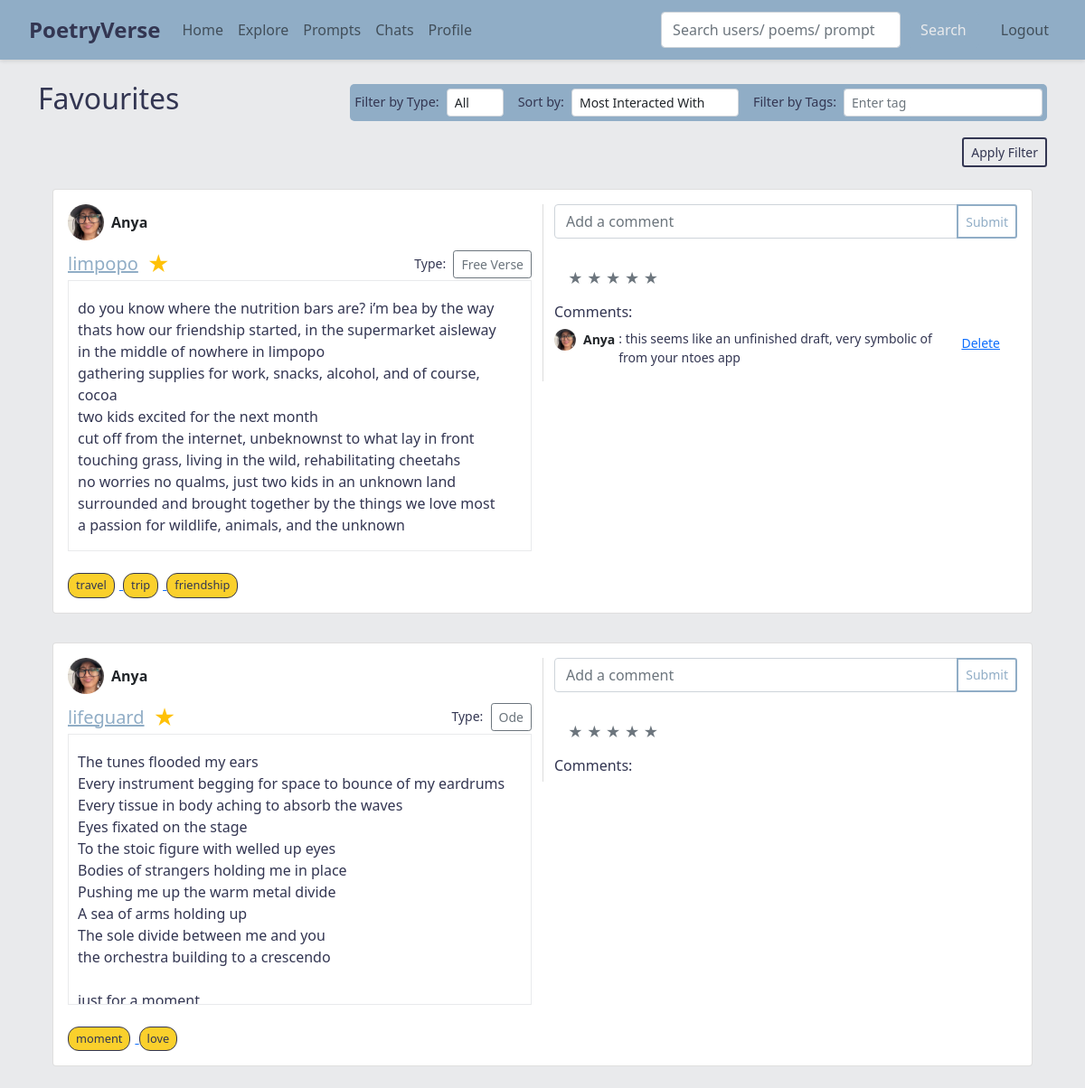
The app's page /favorites (signed in), older data.
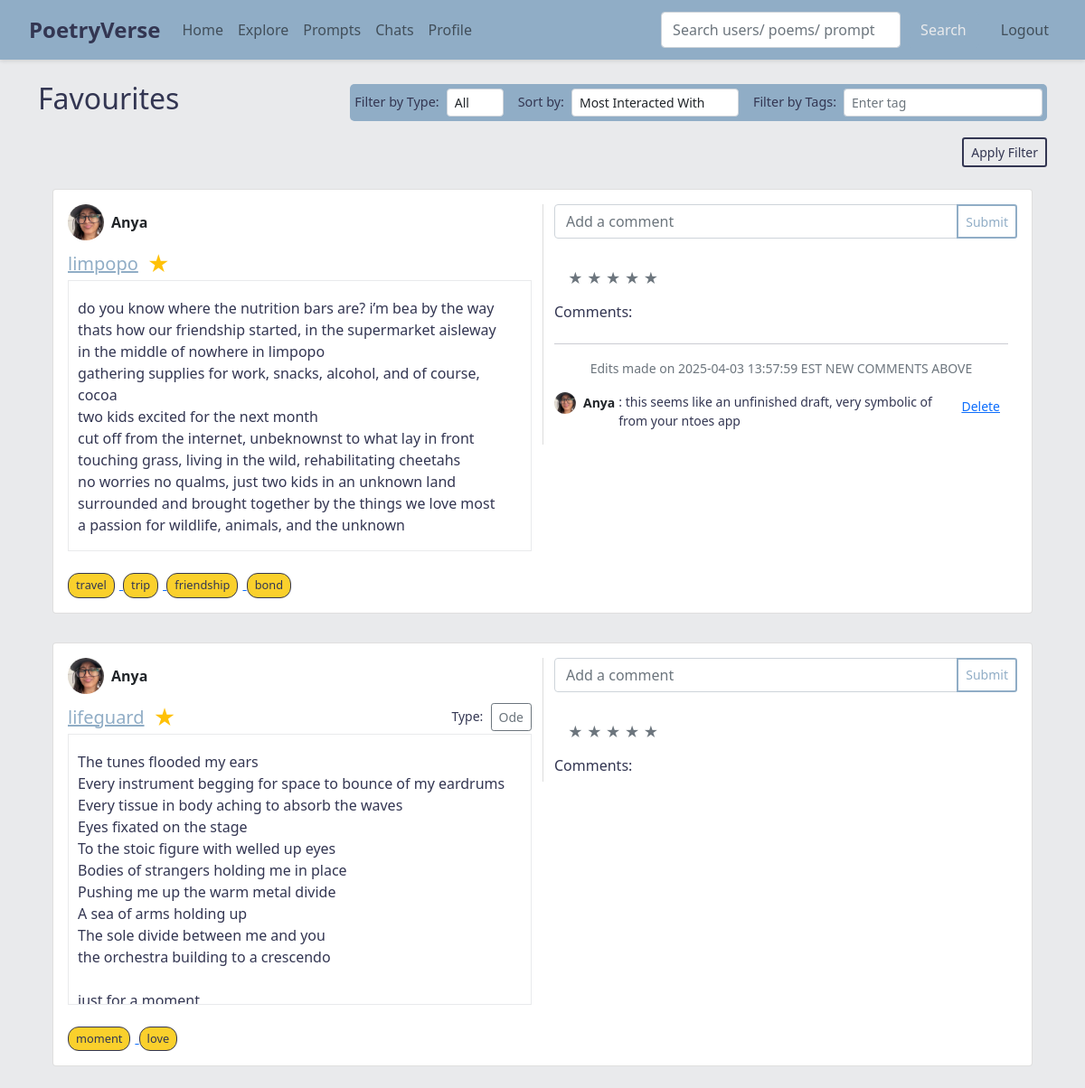
The same page, newer data.
### app.py (models this page shows)
class Poem(db.Model):
    id = db.Column(db.Integer, primary_key=True)
    title = db.Column(db.String(200), nullable=False)
    content = db.Column(db.Text, nullable=False)
    poem_type = db.Column(db.String(100), nullable=True)
    rating = db.Column(db.Integer, default=0)
    user_id = db.Column(db.Integer, db.ForeignKey('user.id'), nullable=False)
    collection_id = db.Column(db.Integer, db.ForeignKey('collection.id'), nullable=True)
    visibility = db.Column(db.String(10), nullable=False, default='public')
    comments = db.relationship('Comment', backref='poem', lazy=True, cascade="all, delete-orphan")
    tags = db.relationship('Tag', secondary=poem_tags, backref=db.backref('poems', lazy='dynamic'))
    prompt_id = db.Column(db.Integer, db.ForeignKey('prompt.id'), nullable=True)

class User(db.Model, UserMixin):
    id = db.Column(db.Integer, primary_key=True)
    username = db.Column(db.String(150), unique=True, nullable=False)
    email = db.Column(db.String(150), unique=True, nullable=False)
    password = db.Column(db.String(200), nullable=False)
    description = db.Column(db.Text, nullable=True)
    profile_image = db.Column(db.String(300), nullable=True)
    poems = db.relationship('Poem', backref='author', lazy=True)
    collections = db.relationship('Collection', backref='owner', lazy=True)
    favorite_poems = db.relationship('Poem', secondary=favorites, backref=db.backref('favorited_by', lazy='dynamic'))
    following = db.relationship('User', secondary=followers,
                                primaryjoin=(followers.c.follower_id == id),
                                secondaryjoin=(followers.c.followed_id == id),
                                backref=db.backref('followers', lazy='dynamic'),
                                lazy='dynamic')

class Tag(db.Model):
    id = db.Column(db.Integer, primary_key=True)
    name = db.Column(db.String(50), unique=True, nullable=False)

class Comment(db.Model):
    id = db.Column(db.Integer, primary_key=True)
    text = db.Column(db.String(300), nullable=False)
    poem_id = db.Column(db.Integer, db.ForeignKey('poem.id'), nullable=False)
    user_id = db.Column(db.Integer, db.ForeignKey('user.id'), nullable=False)
    created_at = db.Column(db.DateTime, default=datetime.utcnow)
    is_edit_marker = db.Column(db.Boolean, default=False)
    author = db.relationship('User', backref='comments')

### app.py (the view)
@app.route('/favorites')
@login_required
def favorites():
    poems = current_user.favorite_poems  # Retrieve all poems favorited by the user
    poem_types = sorted(set(poem.poem_type for poem in poems if poem.poem_type))
    return render_template('favorites.html', poems=poems, poem_types=poem_types)

### app.py (called while the page is built)
@login_manager.user_loader
def load_user(user_id):
    return User.query.get(int(user_id))

### templates/favorites.html (shortened to what the changed rows need)
{% extends "base.html" %}
{% block content %}
<div class="d-flex justify-content-between align-items-center mb-3">
  <h2>Favourites</h2>
</div>
<div class="list-group" id="poemList">
  {% for poem in poems %}
  <div class="list-group-item mb-3 custom-bg"
       data-poem-type="{{ poem.poem_type | default('') | lower }}"
       data-poem-id="{{ poem.id }}"
       data-comments="{{ poem.comments|length }}">
    <div class="card">
      <div class="card-body">
        <div class="row">
          <div class="col-md-6">
            <div class="d-flex align-items-center mb-2">
              <a href="{{ url_for('user_profile', user_id=poem.author.id) }}" class="d-flex align-items-center text-decoration-none text-dark">
                {% if poem.author.profile_image %}
                  <img src="{{ poem.author.profile_image }}" alt="Profile Image" style="width: 40px; height: 40px; border-radius: 50%; object-fit: cover; object-position: center; margin-right: 0.5rem;">
                {% else %}
                  <div class="rounded-circle bg-secondary d-flex justify-content-center align-items-center" style="width: 40px; height: 40px; margin-right: 0.5rem;">
                    <span class="text-white" style="font-size: 1rem;">?</span>
                  </div>
                {% endif %}
                <span class="fw-bold">{{ poem.author.username }}</span>
              </a>
            </div>
            <div class="d-flex justify-content-between align-items-center">
              <div class="d-flex justify-content-between align-items-center poem-header">
                <a href="{{ url_for('view_poem', poem_id=poem.id) }}" class="poem-link">
                  <h5 class="card-title mb-0">{{ poem.title }}</h5>
                </a>
                <button class="favorite-btn" data-poem-id="{{ poem.id }}">
                  <span class="star-icon {% if poem in current_user.favorite_poems %}text-warning{% else %}text-secondary{% endif %}">
                    &#9733;
                  </span>
                </button>
              </div>
              {% if poem.poem_type %}
              <div>
                <small class="me-1">Type:</small>
                <button class="btn btn-sm btn-outline-secondary" onclick="window.location.href='{{ url_for('explore') }}?type={{ poem.poem_type | lower }}'">
                  {{ poem.poem_type }}
                </button>
              </div>
              {% endif %}
            </div>
            <div class="poem-content-container">
              <p class="card-text mt-2">{{ poem.content | replace('\n', '<br>') | safe }}</p>
            </div>
            <br>
            {% if poem.tags %}
            <div class="poem-tags">
              {% for tag in poem.tags %}
              <a href="{{ url_for('search', q=tag.name) }}" class="tag-chip-link">
                <span class="tag-chip-display">{{ tag.name }}</span>
              </a>
              {% endfor %}
            </div>
          {% endif %}
          </div>
          <div class="col-md-6 d-flex flex-column" style="border-left: 1px solid #ddd;">
            <form class="add-comment-form" data-poem-id="{{ poem.id }}">
              <div class="input-group mb-2">
                <input type="text" class="form-control" name="comment" placeholder="Add a comment">
                <button type="submit" class="btn btn-sm btn-outline-primary add-button-new">Submit</button>
              </div>
            </form>
            <br>
            <div class="rating mb-3" data-rating="{{ poem.rating }}" data-poem-id="{{ poem.id }}" style="padding-left: 15px;">
              {% for i in range(1, 6) %}
                <span class="star {% if i <= poem.rating %}text-warning{% else %}text-secondary{% endif %}" data-rating-value="{{ i }}">&#9733;</span>
              {% endfor %}
            </div>
            <div class="comments-container">
              <h6>Comments:</h6>
              <div class="comments-list">
                {% set sorted_comments = poem.comments|sort(attribute='created_at', reverse=True) %}
                {% for comment in sorted_comments %}
                  {% if comment.is_edit_marker %}
                    <hr>
                    <p class="small text-center text-muted">{{ comment.text }}</p>
                  {% else %}
                    <p class="small d-flex align-items-start" id="comment-{{ comment.id }}">
                      <a href="{{ url_for('user_profile', user_id=comment.author.id) }}" class="d-flex align-items-center text-decoration-none text-dark">
                        {% if comment.author.profile_image %}
                          <img src="{{ comment.author.profile_image }}" alt="Profile" class="comment-profile-img">
                        {% else %}
                          <div class="rounded-circle bg-secondary d-flex justify-content-center align-items-center comment-profile-img">
                            <span class="text-white">?</span>
                          </div>
                        {% endif %}
                        <strong class="me-1">{{ comment.author.username }}</strong>
                      </a>: {{ comment.text }}
                      {% if current_user.is_authenticated and comment.user_id == current_user.id %}
                        <button class="btn btn-link btn-sm delete-comment" data-comment-id="{{ comment.id }}">Delete</button>
                      {% endif %}
                    </p>
                  {% endif %}
                {% endfor %}
              </div>
            </div>
          </div>
        </div>
      </div>
    </div>
  </div>
  {% endfor %}
</div>
{% endblock %}

Row changes from the older to the newer data that the page shows:
changed Poem "limpopo": poem_type "Free Verse" → (not shown)
added Tag: name "bond", shown under Poem "limpopo"
added Comment: text "Edits made on 2025-04-03 13:57:59 EST NEW COMMENTS ABOVE", shown under Poem "limpopo"
